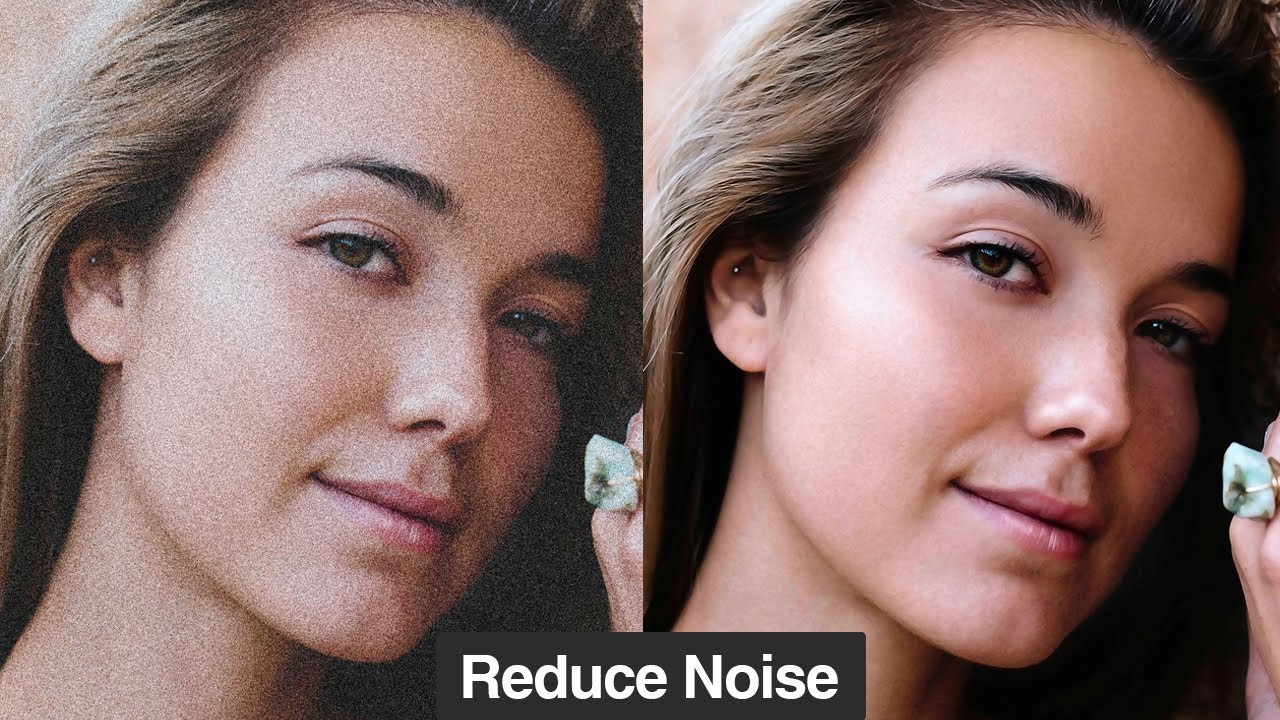
#> input picture image.jpg, 1280 x 720 px
$ python research.py
#> lines starting #> are read from the running program, lines starting #| are printed output that depends on the picture
import cv2
from timeit import default_timer as timer
import numpy as np
import statistics
from tqdm import tqdm
from numba import jit
import matplotlib.pyplot as plt

img1 = cv2.imread("./image.jpg",0)
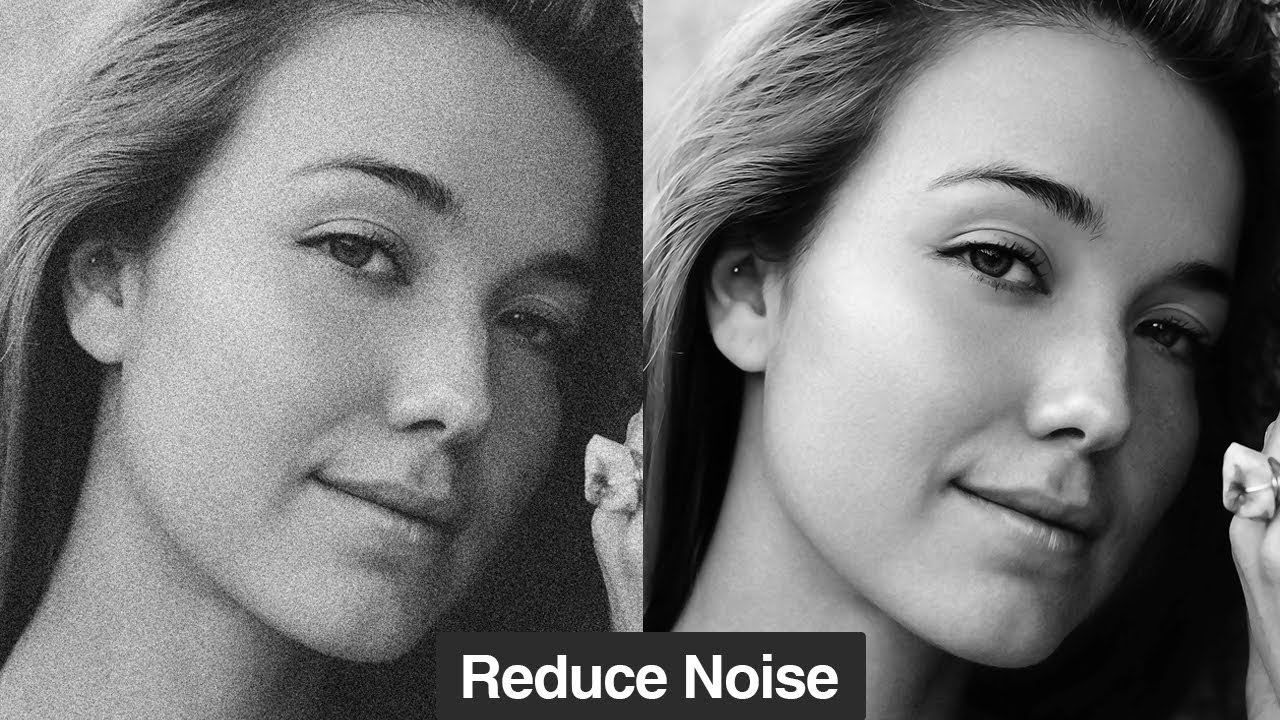
#> img1: shape (720, 1280); min 0, max 255, mean 116.8
kernel_sizes = [i for i in range(16) if i % 2 == 1]
print(kernel_sizes)
res = []
res2 = []
res3 = []

def gen_gaussian_kernel(k_size, sigma):
    center = k_size // 2
    x, y = np.mgrid[0 - center : k_size - center, 0 - center : k_size - center]
    g = 1 / (2 * np.pi * sigma) * np.exp(-(np.square(x) + np.square(y)) / (2 * np.square(sigma)))
    return g

def mgrd(x1, y1,x2, y2):
    a = np.arange((y1-x1)*(y2-x2)).reshape((y1-x1), (y2-x2))
    b = np.arange((y1-x1)*(y2-x2)).reshape((y1-x1), (y2-x2))
    if x1 < 0:
        d1 = abs(x1)
    if x2 < 0:
        d2 = abs(x2)
    for i in range(x2, y2):
        for j in range(x1, y1):
            a[j+d1][i+d2] = i
            b[j+d1][i+d2] = j
    return b, a

def gaussian_filter(image, k_size, sigma):
    height, width = image.shape[0], image.shape[1]
    # dst image height and width
    dst_height = height - k_size + 1
    dst_width = width - k_size + 1

    # im2col, turn the k_size*k_size np.pixels into a row and np.vstack all rows
    image_array = np.zeros((dst_height * dst_width, k_size * k_size))
    row = 0
    for i in range(dst_height):
        for j in range(dst_width):
            window = np.ravel(image[i : i + k_size, j : j + k_size])
            image_array[row, :] = window
            row += 1

    #  turn the kernel into shape(k*k, 1)
    gaussian_kernel = gen_gaussian_kernel(k_size, sigma)
    filter_array = np.ravel(gaussian_kernel)

    dst = np.dot(image_array, filter_array).reshape(dst_height, dst_width).astype(np.uint8)

    return dst

@jit(nopython=True,fastmath=True)
def gaussian_filter_numba(image, k_size, sigma):
    height, width = image.shape[0], image.shape[1]
    # dst image height and width
    dst_height = height - k_size + 1
    dst_width = width - k_size + 1

    # im2col, turn the k_size*k_size np.pixels into a row and np.vstack all rows
    image_array = np.zeros((dst_height * dst_width, k_size * k_size))
    row = 0
    for i in range(dst_height):
        for j in range(dst_width):
            window = np.ravel(image[i : i + k_size, j : j + k_size])
            image_array[row, :] = window
            row += 1

    center = k_size // 2
    x1 = 0 - center
    y1 = k_size - center
    x2 = 0 - center
    y2 = k_size - center
    a = np.arange((y1-x1)*(y2-x2)).reshape((y1-x1), (y2-x2))
    b = np.arange((y1-x1)*(y2-x2)).reshape((y1-x1), (y2-x2))
    if x1 < 0:
        d1 = abs(x1)
    if x2 < 0:
        d2 = abs(x2)
    for i in range(x2, y2):
        for j in range(x1, y1):
            a[j+d1][i+d2] = i
            b[j+d1][i+d2] = j
    x, y = b, a

    gaussian_kernel = 1 / (2 * np.pi * sigma) * np.exp(-(np.square(x) + np.square(y)) / (2 * np.square(sigma)))

    filter_array = np.ravel(gaussian_kernel)

    # reshape and get the dst image
    dst = np.dot(image_array, filter_array).reshape(dst_height, dst_width).astype(np.uint8)

    return dst

for _ in range(5):
    gaussian_filter_numba(img1.copy(),3, sigma=1.0)

for ks in tqdm(kernel_sizes):
    temp_res = []
    temp_res2 = []
    temp_res3 = []

    for _ in range(50):
        start = timer()
        cv2.GaussianBlur(img1.copy(),(ks, ks), cv2.BORDER_DEFAULT)
        end = timer()
        elapsed_time = 1000*(end - start)
        temp_res.append(elapsed_time)
    res.append((ks,statistics.mean(temp_res)))

    for _ in range(50):
        start = timer()
#> (the run stopped early here; a loop or call above may not have finished)
